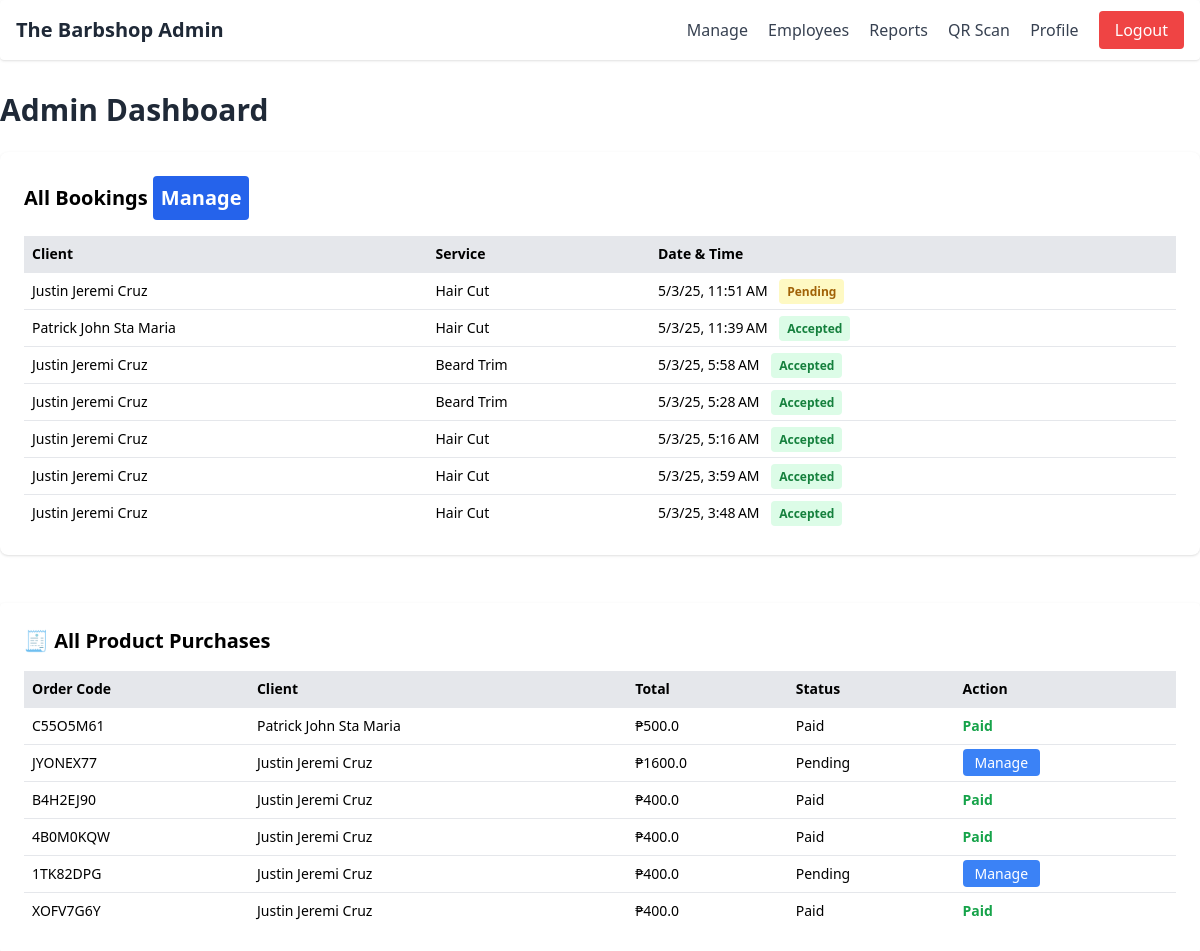
The app's page /admin/dashboard (signed in, upper part), older data.
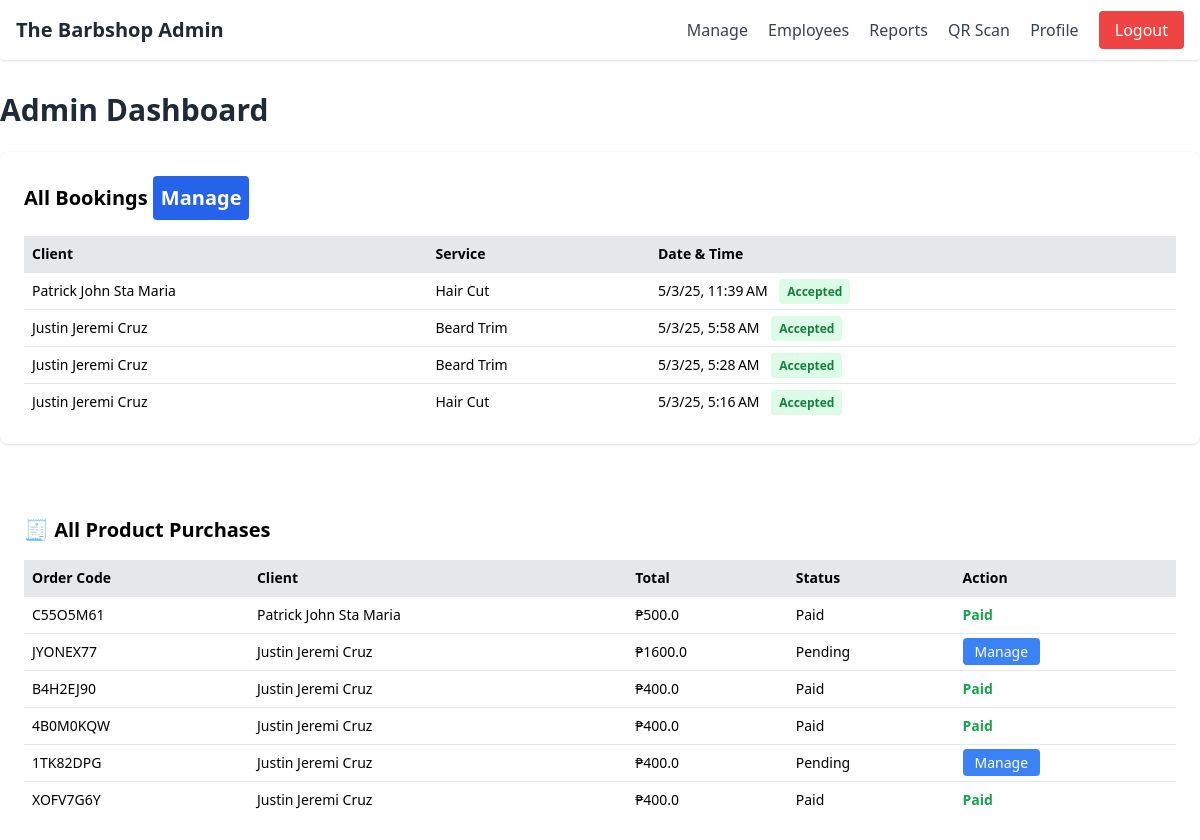
The same page, newer data.
### app/models.py (models this page shows, shortened)
class Booking(db.Model):
    id = db.Column(db.Integer, primary_key=True)
    user_id = db.Column(db.Integer, db.ForeignKey('user.id'), nullable=False)  # Client
    service = db.Column(db.String(100))
    date = db.Column(db.String(20))
    time = db.Column(db.String(20))
    order_code = db.Column(db.String(10), unique=True)
    status = db.Column(db.String(20), default='pending')
    timestamp = db.Column(db.DateTime, default=datetime.utcnow)
    payment_status = db.Column(db.String(20), default='unpaid')
    price = db.Column(db.Float, nullable=True)
    barber_id = db.Column(db.Integer, db.ForeignKey('user.id'), nullable=True)
    user = db.relationship(
        'User',
        back_populates='bookings',
        foreign_keys=[user_id]
    )
    barber = db.relationship(
        'User',
        back_populates='assigned_bookings',
        foreign_keys=[barber_id]
    )

class User(UserMixin, db.Model):
    __tablename__ = 'user'
    __table_args__ = {'extend_existing': True}
    id = db.Column(db.Integer, primary_key=True)
    full_name = db.Column(db.String(150), nullable=False)
    birthdate = db.Column(db.String(20), nullable=True)
    age = db.Column(db.Integer, nullable=True)
    address = db.Column(db.String(200), nullable=True)
    contact = db.Column(db.String(50), nullable=True)
    email = db.Column(db.String(100), unique=True, nullable=False)
    password = db.Column(db.String(255), nullable=False)
    role = db.Column(db.String(50))  # e.g. "Barber", "Receptionist"
    is_admin = db.Column(db.Boolean, default=False)
    bookings = db.relationship(
        'Booking',
        back_populates='user',
        foreign_keys='Booking.user_id',
        lazy=True
    )
    assigned_bookings = db.relationship(
        'Booking',
        back_populates='barber',
        foreign_keys='Booking.barber_id',
        lazy=True
    )

class Order(db.Model):
    id = db.Column(db.Integer, primary_key=True)
    order_code = db.Column(db.String(10), unique=True, nullable=False)
    user_id = db.Column(db.Integer, db.ForeignKey('user.id'), nullable=False)
    total = db.Column(db.Float, nullable=False)
    status = db.Column(db.String(20), default='pending')
    timestamp = db.Column(db.DateTime, default=datetime.utcnow)
    user = db.relationship('User', backref='orders')
    items = db.relationship('OrderItem', backref='order', lazy=True)

### app/routes.py (the view)
@main.route('/admin/dashboard')
@login_required
def admin_dashboard():
    if current_user.role not in ['Barber','Receptionist', 'Manager', 'Admin']:
        abort(403)
    bookings = Booking.query.order_by(Booking.timestamp.desc()).all()
    orders = Order.query.order_by(Order.timestamp.desc()).all()
    products = Product.query.all()
    services = Service.query.all()
    return render_template('admin_dashboard.html', products=products, bookings=bookings, services=services, orders=orders)

### app/__init__.py (called while the page is built)
def to_ph_time(value, fmt='short'):
    if not value:
        return ""
    ph_tz = timezone('Asia/Manila')
    return format_datetime(value, fmt, tzinfo=ph_tz, locale='en_PH')

### app/routes.py (called while the page is built)
@login_manager.user_loader
def load_user(user_id):
    return User.query.get(int(user_id))

### app/templates/admin_dashboard.html (shortened to what this page needs)
<!DOCTYPE html>
<html lang="en">
<head>
  <script src="https://cdn.tailwindcss.com"></script>
</head>
{% include 'navbar.html' %}
  <h1 class="text-3xl font-bold text-gray-800 mb-6 mt-6">Admin Dashboard</h1>
  <div class="bg-white p-6 rounded-lg shadow mb-12">
    <h2 class="text-xl font-bold mb-4">All Bookings <a href="{{ url_for('main.bookings') }}">
      <button class="bg-blue-600 text-white px-2 py-2 rounded hover:bg-blue-700">
        Manage
      </button>
    </a></h2>
    <table class="w-full table-auto text-left text-sm">
      <thead class="bg-gray-200">
        <tr>
          <th class="p-2">Client</th>
          <th class="p-2">Service</th>
          <th class="p-2">Date & Time</th>
        </tr>
      </thead>
      <tbody>
        {% for booking in bookings %}
        <tr class="border-t">
          <td class="p-2">{{ booking.user.full_name }}</td>
          <td class="p-2">{{ booking.service }}</td>
          <td class="p-2">
            {{ booking.timestamp | to_ph_time }}
            <span class="ml-2 px-2 py-1 rounded text-xs font-semibold
              {% if booking.status == 'accepted' %} bg-green-100 text-green-700
              {% elif booking.status == 'pending' %} bg-yellow-100 text-yellow-700
              {% elif booking.status == 'declined' %} bg-red-100 text-red-700
              {% endif %}">
              {{ booking.status.capitalize() }}
            </span>
          </td>
        </tr>
        {% endfor %}
      </tbody>
    </table>
  </div>
<div class="bg-white p-6 rounded shadow mt-6">
  <h2 class="text-xl font-semibold mb-4">🧾 All Product Purchases</h2>
  <table class="w-full table-auto text-left text-sm">
    <thead class="bg-gray-200">
      <tr>
        <th class="p-2">Order Code</th>
        <th class="p-2">Client</th>
        <th class="p-2">Total</th>
        <th class="p-2">Status</th>
        <th class="p-2">Action</th>
      </tr>
    </thead>
    <tbody>
      {% for order in orders %}
      <tr class="border-t">
        <td class="p-2">{{ order.order_code }}</td>
        <td class="p-2">{{ order.user.full_name }}</td>
        <td class="p-2">₱{{ order.total }}</td>
        <td class="p-2 capitalize">{{ order.status }}</td>
        <td class="p-2">
          {% if order.status != 'paid' %}
            <a href="{{ url_for('main.payment', order_code=order.order_code) }}"
               class="bg-blue-500 text-white px-3 py-1 rounded hover:bg-blue-600">Manage</a>
          {% else %}
            <span class="text-green-600 font-semibold">Paid</span>
          {% endif %}
        </td>
      </tr>
      {% endfor %}
    </tbody>
  </table>
</div>
</body>
</html>

Row changes from the older to the newer data that the page shows:
removed Booking: user.full_name "Justin Jeremi Cruz", service "Hair Cut", timestamp|to_ph_time "5/3/25, 11:51 AM", status "Pending"
removed Booking: user.full_name "Justin Jeremi Cruz", service "Hair Cut", timestamp|to_ph_time "5/3/25, 3:59 AM", status "Accepted"
removed Booking: user.full_name "Justin Jeremi Cruz", service "Hair Cut", timestamp|to_ph_time "5/3/25, 3:48 AM", status "Accepted"
